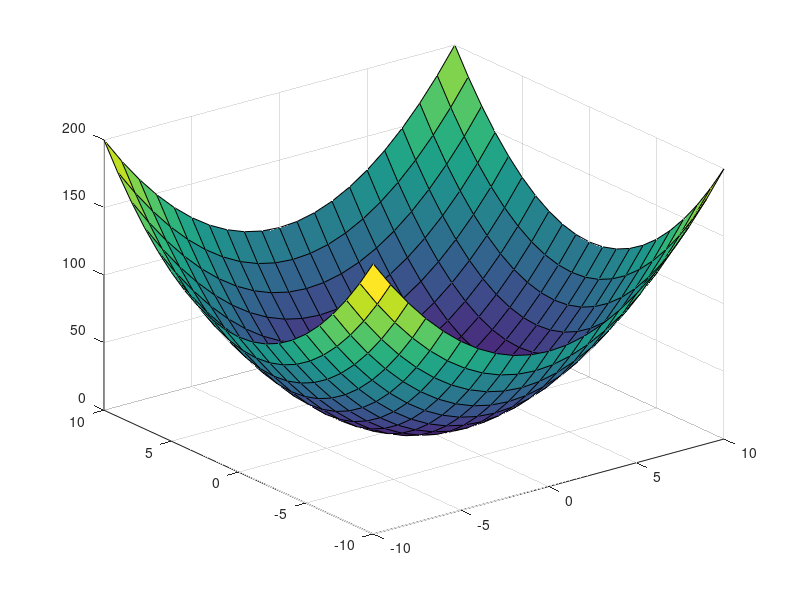

This figure's MATLAB source:
%% test code in octave-cheatsheet.m

x = -10:10
y = -10:10
[x,y] = meshgrid(x,y)
z = x .^2 + y .^2
surf(x,y,z)



pause;
close;